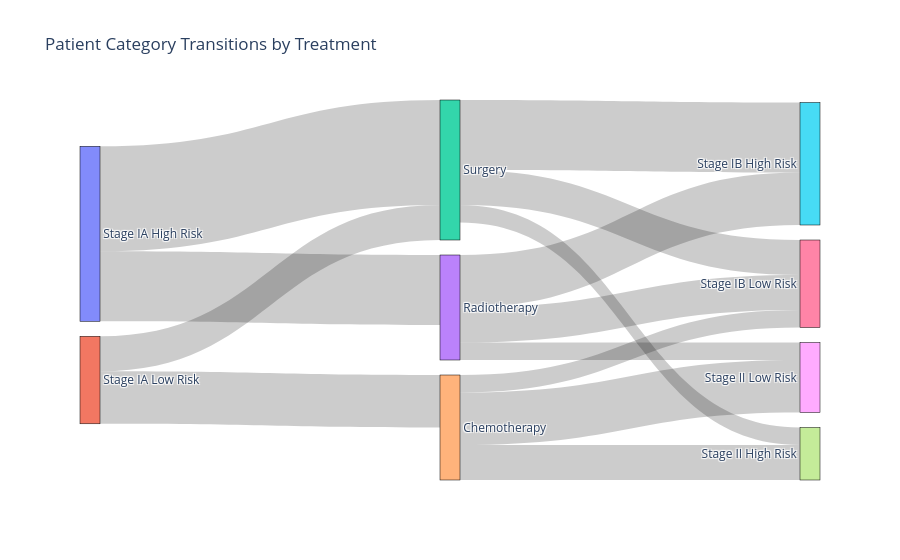

The notebook cell saved with this chart:
### Code cell
import plotly.graph_objects as go

# Define the nodes (stages, treatments, and risk categories)
nodes = [
    'Stage IA High Risk', 'Stage IA Low Risk',  # Initial risk categories for Stage IA
    'Surgery', 'Radiotherapy', 'Chemotherapy',  # Treatment nodes
    'Stage IB High Risk', 'Stage IB Low Risk',  # Risk categories after treatment for Stage IB
    'Stage II High Risk', 'Stage II Low Risk'   # Risk categories after treatment for Stage II
]

# Define the links (transitions between nodes)
links = dict(
    source=[
        0, 0,  # Stage IA High Risk transitions to treatments
        1, 1,  # Stage IA Low Risk transitions to treatments
        2, 2, 2,  # Surgery outcomes (to High/Low Risk for Stage IB and Stage II)
        3, 3, 3,  # Radiotherapy outcomes
        4, 4, 4   # Chemotherapy outcomes
    ],
    target=[
        2, 3,  # Stage IA High Risk -> Surgery, Radiotherapy
        2, 4,  # Stage IA Low Risk -> Surgery, Chemotherapy
        5, 6, 7,  # Surgery -> High/Low Risk (Stage IB/II)
        5, 6, 8,  # Radiotherapy -> High/Low Risk (Stage IB/II)
        7, 8, 6   # Chemotherapy -> High/Low Risk (Stage IB/II)
    ],
    value=[
        30, 20,  # Stage IA High Risk -> Surgery, Radiotherapy
        10, 15,  # Stage IA Low Risk -> Surgery, Chemotherapy
        20, 10, 5,  # Surgery -> Stage IB/II High/Low Risk
        15, 10, 5,  # Radiotherapy -> Stage IB/II High/Low Risk
        10, 15, 5   # Chemotherapy -> Stage IB/II High/Low Risk
    ]
)

# Create Sankey diagram
fig = go.Figure(go.Sankey(
    node=dict(
        pad=15,
        thickness=20,
        line=dict(color="black", width=0.5),
        label=nodes
    ),
    link=links
))

# Add title and display the diagram
fig.update_layout(
    title_text="Patient Category Transitions by Treatment",
    font_size=12
)

fig.show()

### Figure 1 — Plotly figure (JSON) as saved in the notebook; plotly's stock layout.template omitted (floating-point values rounded to 4 significant figures)
{"data": [{"link": {"source": [0, 0, 1, 1, 2, 2, 2, 3, 3, 3, 4, 4, 4], "target": [2, 3, 2, 4, 5, 6, 7, 5, 6, 8, 7, 8, 6], "value": [30, 20, 10, 15, 20, 10, 5, 15, 10, 5, 10, 15, 5]}, "node": {"label": ["Stage IA High Risk", "Stage IA Low Risk", "Surgery", "Radiotherapy", "Chemotherapy", "Stage IB High Risk", "Stage IB Low Risk", "Stage II High Risk", "Stage II Low Risk"], "line": {"color": "black", "width": 0.5}, "pad": 15, "thickness": 20}, "type": "sankey"}], "layout": {"font": {"size": 12}, "title": {"text": "Patient Category Transitions by Treatment"}}}
